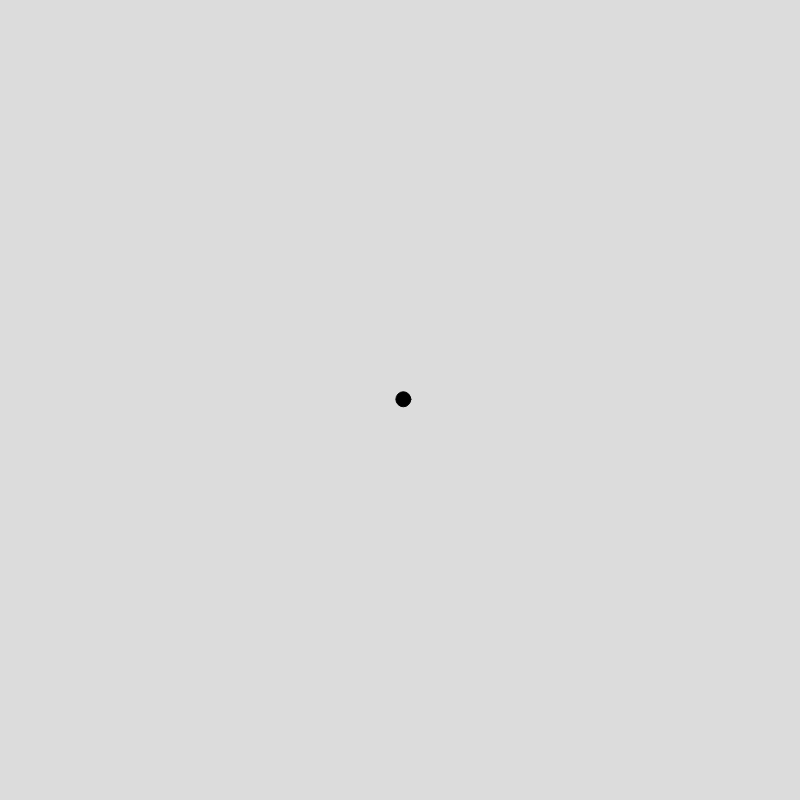
Frame 1 (no input)
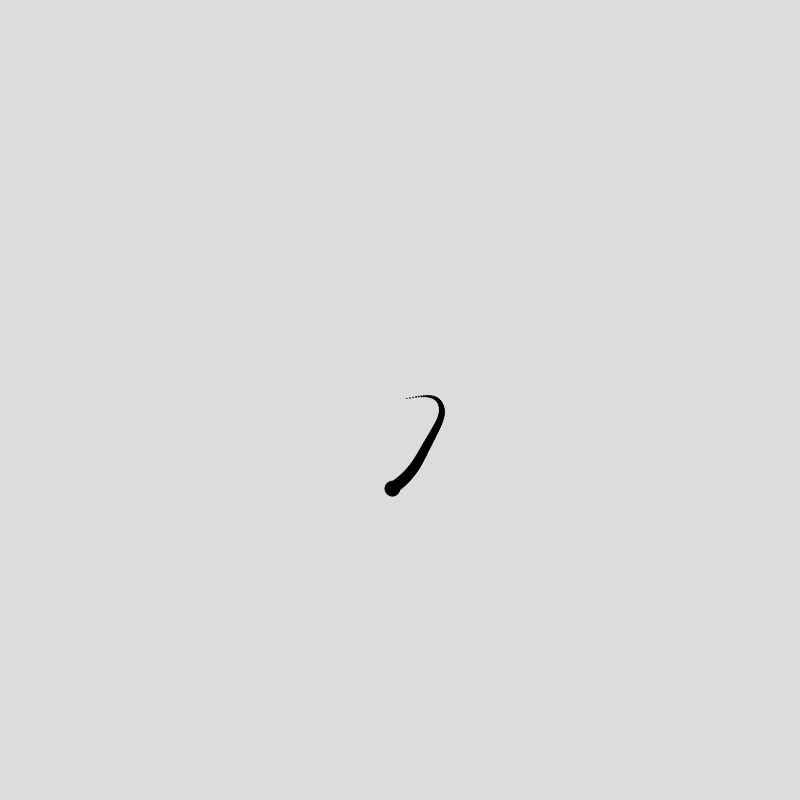
Frame 60 (no input)
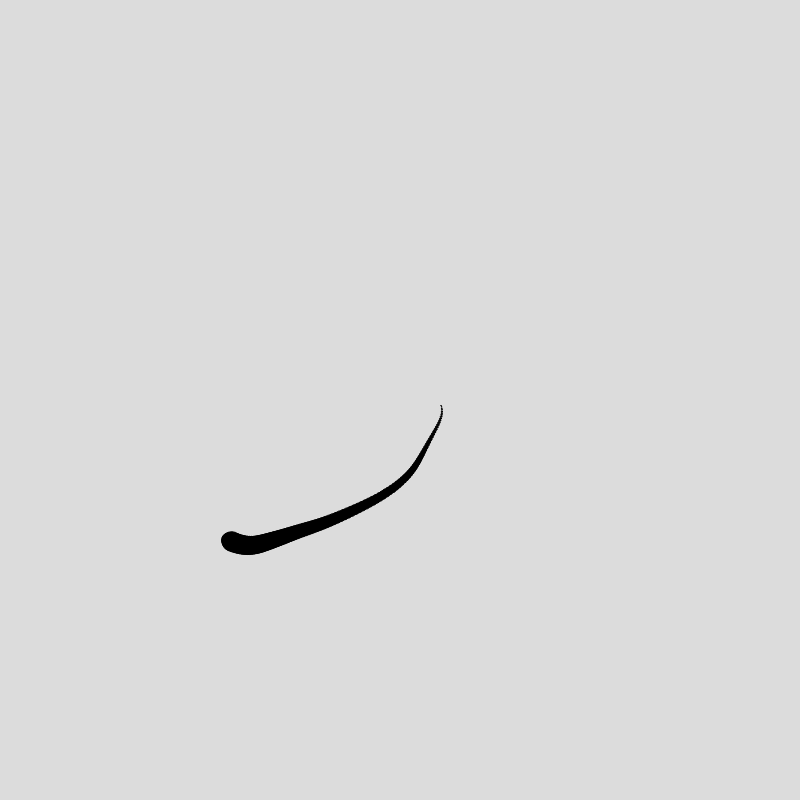
Frame 120 (the mouse pressed at the canvas centre since frame 60)

The p5.js sketch that drew these frames (run headless with seeded random() and noise() and a simulated clock; from frame 60 on, the mouse is pressed at the canvas centre):

// p5.js sketch
// ── sketch.js

let canvas2;
let ball;



function setup() {
  createCanvas(800, 800);
  canvas2 = createGraphics(800, 800);
  ball = new Mover(width/2, height/2, 15);
  
}





function draw() {
  background(220);
  image(canvas2, 0, 0);
  let mousePos = createVector(mouseX, mouseY);

  
    
   ball.update();
   ball.show();
  // ball.show2(canvas2);
   ball.edge();
  }










// ── mover.js
class Mover {
    constructor(x, y, m) {
      this.pos = createVector(x, y);
    //  this.vel = createVector();
      this.acc = createVector();
      this.m = m; 
      this.t = 0;
      this.wallx = 1;
      this.wally = 1;
      this.path = [];
    }
    
    applyForce(aForce) {
      let f = p5.Vector.div(aForce, this.m);
      this.acc.add(f);
    }
    
    update() {
      
      this.t = this.t + 0.01;
      let speedx = 20 * (noise(this.t) - 0.5) * this.wallx;
      let speedy = 20 * (noise(this.t - 10) - 0.5) * this.wally;

      this.vel = createVector(speedx, speedy);
      this.vel.add(this.acc);
      this.pos.add(this.vel);
      this.acc.set(0, 0);
      
      this.path.push(this.pos.copy());
      if (this.path.length > 100) {
        this.path.splice(0, 1);
      }
    }



    edge() {
        if(this.pos.y - this.m/2 < 0) {
            this.wally = this.wally * -1;
            this.pos.y = 0 + this.m/2;
        }
        if(this.pos.x - this.m/2 < 0) {
            this.wallx = this.wallx * -1;
            this.pos.x = 0 + this.m/2;
        }
        if(this.pos.y + this.m/2 > height) {
            this.wally = this.wally * -1;
            this.pos.y = height - this.m/2;
        }
        if(this.pos.x + this.m/2 > width) {
            this.wallx = this.wallx * -1;
            this.pos.x = width - this.m/2;
        }

    }



    
    show() {
      fill(0);
      circle(this.pos.x, this.pos.y, this.m);

      for (let i = 0; i < this.path.length - 1; i++)  {
        circle(this.path[i].x, this.path[i].y, (i * 0.2));     
       } 

    }
    
   // show2(aCanvas) {
   //   aCanvas.noStroke();
   //   aCanvas.fill(155);
   //   aCanvas.circle(this.pos.x, this.pos.y, this.m);
   // }
  }
  
// ── seed.js

class Branch {
  constructor(x, y) {
    this.pos = createVector(x, y);
    this.ell = 0.0;
    this.vel = 20; 
    this.acc = 0.2;
    this.core = createVector(random(-2, 2),random(-2, 2));
    this.lifespan = 255;
  }
  
     addForce(aForce) {
     this.core.add(aForce);
   }
  
  update() {
     this.ell += this.vel;
     this.vel += this.acc;
     this.pos.add(this.core);
     this.lifespan -= 10;
  }
    
  display() {
    push();
    translate(this.pos.x, this.pos.y);
    rotate(this.ell);
    fill(127, this.lifespan);
    ellipse(0, 0, 3);
    pop();
  }

  isDead() {
    return this.lifespan < 0;
  } 
  
}
